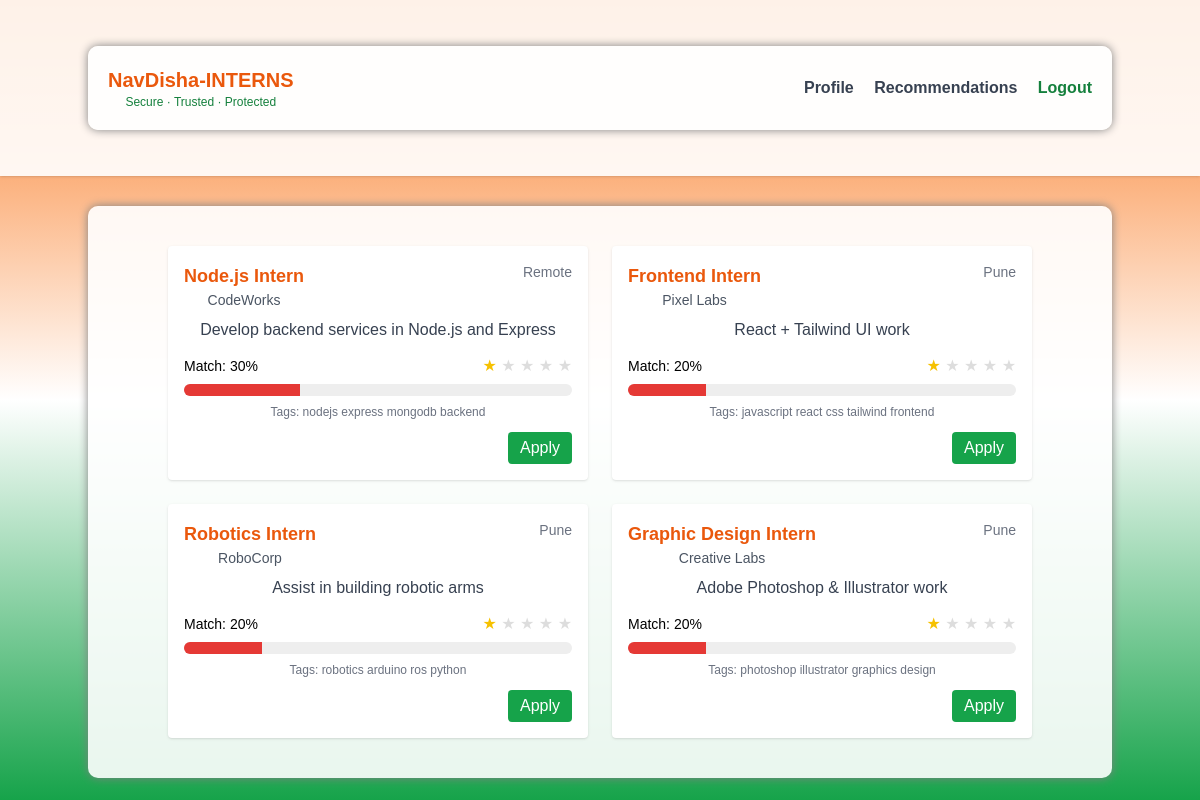
The page /recommendations (signed in) on the database its author committed.
### tables this page shows
CREATE TABLE internships (
    id INTEGER PRIMARY KEY AUTOINCREMENT,
    title TEXT,
    company TEXT,
    location TEXT,
    description TEXT,
    tags TEXT,
    stipend TEXT,
    url TEXT
);

### app.py (the view)
@app.route("/recommendations")
def recommendations():
    if not session.get("user_id"):
        return redirect(url_for("login"))
    conn = get_db_connection()
    profile = conn.execute("SELECT * FROM profiles WHERE user_id = ?", (session["user_id"],)).fetchone()
    internships = conn.execute("SELECT * FROM internships").fetchall()
    conn.close()
    recos = []
    if profile:
        skills = [s.strip().lower() for s in (profile["skills"] or "").split(",") if s.strip()]
        pref_roles = [r.strip().lower() for r in (profile["roles"] or "").split(",") if r.strip()]
        pref_locations = [l.strip().lower() for l in (profile["locations"] or "").split(",") if l.strip()]
        for it in internships:
            job = dict(it)
            job_title = (job.get("title") or "").lower()
            job_location = (job.get("location") or "").lower()
            job_tags = (job.get("tags") or "").lower()
            score = 0
            total = 0
            total += 50
            if skills:
                skill_matches = sum(1 for s in skills if s in job_tags)
                if skill_matches:
                    score += int(50 * min(1.0, skill_matches / max(1, len(skills))))
            total += 30
            if pref_roles and any(r in job_title for r in pref_roles):
                score += 30
            total += 20
            if pref_locations and any(l in job_location for l in pref_locations):
                score += 20
            if score > 0:
                percentage = int(round((score / total) * 100))
                recos.append({"job": job, "percentage": percentage})
        recos.sort(key=lambda x: x["percentage"], reverse=True)
    name = session.get("user_name")
    return render_template("recommendations.html", recos=recos[:6], name=name)

### app.py (called while the page is built)
def get_db_connection():
    conn = sqlite3.connect("internships.db")
    conn.row_factory = sqlite3.Row
    return conn

### templates/recommendations.html
{% extends "base.html" %}
{% block content %}
<div class="max-w-4xl mx-auto p-4">
  {% if recos and recos|length > 0 %}
    <div class="grid grid-cols-1 md:grid-cols-2 gap-6">
      {% for reco in recos %}
        <div class="bg-white p-4 rounded shadow">
          <div class="flex items-start justify-between mb-2">
            <div>
              <h3 class="text-lg font-semibold text-orange-600">{{ reco.job['title'] }}</h3>
              <div class="text-sm text-gray-600">{{ reco.job['company'] }}</div>
            </div>
            <div class="text-sm text-gray-500">{{ reco.job['location'] }}</div>
          </div>
          <p class="text-gray-700 mb-3">{{ reco.job['description'] }}</p>
          {% set p = reco.percentage %}
          {% if p < 40 %}
            {% set bar_color = "#e53935" %}
          {% elif p < 70 %}
            {% set bar_color = "#fb8c00" %}
          {% else %}
            {% set bar_color = "#2e7d32" %}
          {% endif %}
          <div class="mt-2">
            <div class="flex items-center justify-between">
              <div class="text-sm font-medium">Match: {{ p }}%</div>
              <div>
                {% set stars = (p // 20) | int %}
                {% for i in range(1,6) %}
                  {% if i <= stars %}
                    <span style="color:#f6c100;">&#9733;</span>
                  {% else %}
                    <span style="color:#ddd;">&#9733;</span>
                  {% endif %}
                {% endfor %}
              </div>
            </div>
            <div style="background:#eee; border-radius:8px; height:12px; margin-top:6px; overflow:hidden;">
              <div class="h-full" style="width: {{ p }}%; background: {{ bar_color }};"></div>
            </div>
          </div>
          {% if reco.job.get('tags') %}
            <div class="mt-2 text-xs text-gray-500">Tags: {{ reco.job['tags'] }}</div>
          {% endif %}
          <div class="mt-3 flex justify-end">
            {% if reco.job.get('url') %}
              <a href="{{ reco.job['url'] }}" target="_blank" class="px-3 py-1 rounded bg-green-600 text-white hover:bg-green-700">
                Apply
              </a>
            {% endif %}
          </div>
        </div>
      {% endfor %}
    </div>
  {% else %}
    <div class="bg-white p-6 rounded shadow text-center">
      <p class="text-gray-700">No matches found yet. Please update your profile (skills / locations / roles) and try again.</p>
    </div>
  {% endif %}
</div>
{% endblock %}

### static/styles.css (style rules this page uses)
body { font-family: Arial, sans-serif; margin: 0; padding: 0; text-align: center; background: linear-gradient(to bottom, #FF9933 33%, #FFFFFF 33%, #FFFFFF 66%, #138808 66%); min-height: 100vh; }

### rows shown on the page
internships: job "Node.js Intern", job.company "CodeWorks", job.location "Remote", job.description "Develop backend services in Node.js and Express", job.tags "nodejs express mongodb backend"
internships: job "Frontend Intern", job.company "Pixel Labs", job.location "Pune", job.description "React + Tailwind UI work", job.tags "javascript react css tailwind frontend"
internships: job "Robotics Intern", job.company "RoboCorp", job.location "Pune", job.description "Assist in building robotic arms", job.tags "robotics arduino ros python"
internships: job "Graphic Design Intern", job.company "Creative Labs", job.location "Pune", job.description "Adobe Photoshop & Illustrator work", job.tags "photoshop illustrator graphics design"

### other values the page prints
{{ p }} "30" "20" "20" "20"
